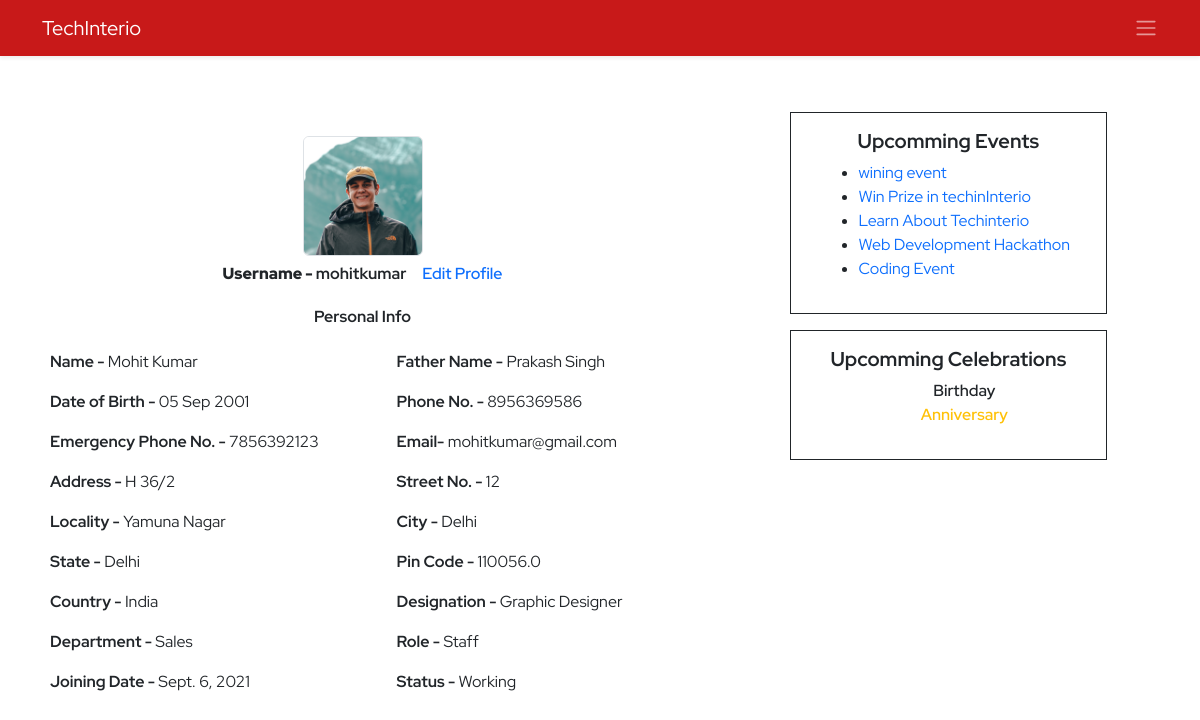
The app's page /ems/profile/ (signed in), older data.
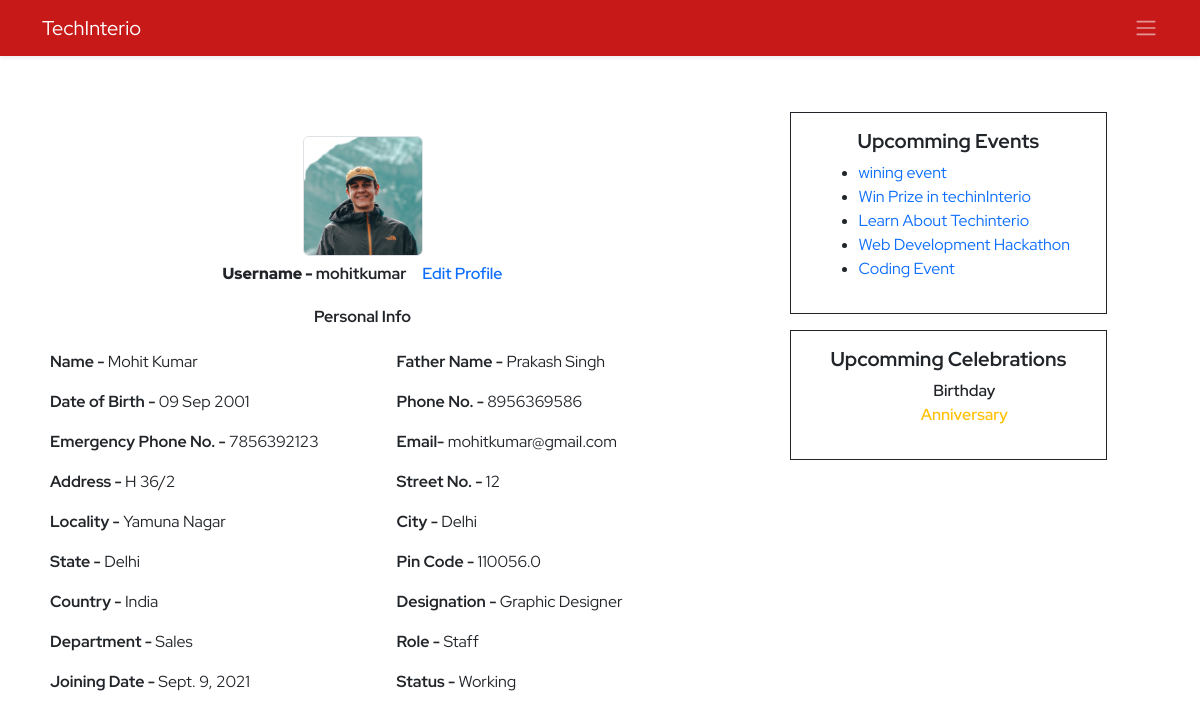
The same page, newer data.
### ems/models.py (models this page shows, shortened)
class Employee(models.Model):
    empid=models.AutoField(primary_key=True)
    user=models.OneToOneField(User,on_delete=models.CASCADE)
    name=models.CharField(max_length=50)
    father_name=models.CharField(max_length=50)
    avtar=models.ImageField(upload_to='employee_profile_images', blank=True , default='profile.jpg')
    dob=models.DateField()
    email=models.EmailField(max_length=100)
    mobile_no=models.IntegerField()
    emergency_mobile_no=models.IntegerField(null=True,blank=True)
    address=models.OneToOneField(Address, on_delete=models.CASCADE,blank=True, null=True,)
    designation=models.CharField(max_length=70)
    role=models.ForeignKey(Role, on_delete=models.SET_NULL,blank=True, null=True,)
    department=models.ForeignKey(Department, on_delete=models.SET_NULL,blank=True, null=True,)
    joining_date=models.DateField()
    status=models.CharField(max_length=15)
    @property
    def imageURL(self):
        try:
            url=self.avtar.url
        except:
            url=''
        return url

class Department(models.Model):
    name=models.CharField(max_length=70, unique=True)
    description=models.TextField(max_length=200)
    created_at = models.DateTimeField(auto_now_add=True,blank=True,null=True)
    updated_at = models.DateTimeField(auto_now=True,blank=True,null=True)
    def __str__(self):
        return self.name

class Role(models.Model):
    name=models.CharField(max_length=70, unique=True)
    description=models.TextField(max_length=200)
    created_at = models.DateTimeField(auto_now_add=True,blank=True,null=True)
    updated_at = models.DateTimeField(auto_now=True,blank=True,null=True)
    def __str__(self):
        return self.name

### ems/views.py (the view, shortened to what this page needs)
# urls.py: path('profile/',profile,name='profile'),
def profile(request):
    context={}
    try:
        if request.user.is_authenticated:
            if not request.user.is_superuser:
                try:
                    events=Events.objects.exclude(is_completed=True).order_by('-id')[:10]
                    profile=Employee.objects.get(user=request.user)
                    address=Address.objects.get(user=request.user)
                    dob=str(profile.dob).split('-')
                    now=datetime.now()
                    day=now.day
                    month=now.month
                    year=now.year
                    dob_day=int(dob[2])
                    dob_month=int(dob[1])
                    dob_year=int(dob[0])
                    name=str(profile.name).split(' ')
                    if dob_month == month and dob_day == day:
                        print('Happy Birthday to ',profile.name)
                        context['birthday']=True
                        context['name']=name[0]
                    else:
                        context['birthday']=False
                    joining_date=str(profile.joining_date).split('-')
                    j_day=int(joining_date[2])
                    j_month=int(joining_date[1])
                    j_year=int(joining_date[0])
                    completed_yers=year-j_year
                    context['profile']=profile
                    context['address']=address
                    context['events']=events
                except Exception as e:
                    print('Profile Inside Exception : ',e)
                    messages.warning(request, 'Profile Not found Please contact Admin')
                    return redirect('ems:ems')
                return render(request,'ems/profile.html',context)
            else:
                return redirect('ems:ems')
        else:
            messages.warning(request,'Please Login!')
            return redirect('home:login')
    except Exception as e:
        print('Profile Exception : ',e)
    return redirect('/')

### ems/templates/ems/profile.html (shortened to what the changed rows need)
{% extends './base.html' %}
{% block body %}
<section class="py-5">
    <div class="container">
        <div class="row d-flex justify-content-between">
            <div class="col-7 ">
                <div class="personal-info">
                    <table class="table table-borderless">
                        <tr>
                            <td colspan="2">
                                <div class="avtar d-flex align-items-center flex-column">
                                    <img src="{{profile.imageURL}}" alt="" class="rounded border ">
                                    <div class="d-flex justify-content-between align-items-center">
                                        <h6 class="m-2 profile-title"><b>Username - </b>{{profile.user.username}}</h6>
                                        <a href="{% url 'ems:profile-edit' %}" class="fw-semibold mx-2">Edit Profile</a>
                                    </div>
                                </div>
                            </td>
                        </tr>
                        <tr>
                            <td><b>Name - </b>{{profile.name}}</td>
                            <td><b>Father Name - </b>{{profile.father_name}}</td>
                        </tr>
                        <tr>
                            <td><b>Date of Birth - </b>{{profile.dob |date:'d M Y'}}</td>
                            <td><b>Phone No. - </b>{{profile.mobile_no}}</td>
                        </tr>
                        <tr>
                            <td><b>Emergency Phone No. - </b>{{profile.emergency_mobile_no}}</td>
                            <td><b>Email- </b>{{profile.email}}</td>
                        </tr>
                        <tr>
                            <td><b>Country - </b>{{address.country}}</td>
                            <td><b>Designation - </b>{{profile.designation}}</td>
                        </tr>
                        <tr>
                            <td><b>Department - </b>{{profile.department}}</td>
                            <td><b>Role - </b>{{profile.role}}</td>
                        </tr>
                        <tr>
                            <td><b>Joining Date - </b>{{profile.joining_date}}</td>
                            <td><b>Status - </b>{{profile.status}}</td>
                        </tr>
                    </table>
                </div>
            </div>
        </div>
    </div>
</section>
{% endblock body %}

Row changes from the older to the newer data that the page shows:
changed Employee "Mohit Kumar": dob "05 Sep 2001" → "09 Sep 2001"; joining_date "Sept. 6, 2021" → "Sept. 9, 2021"
